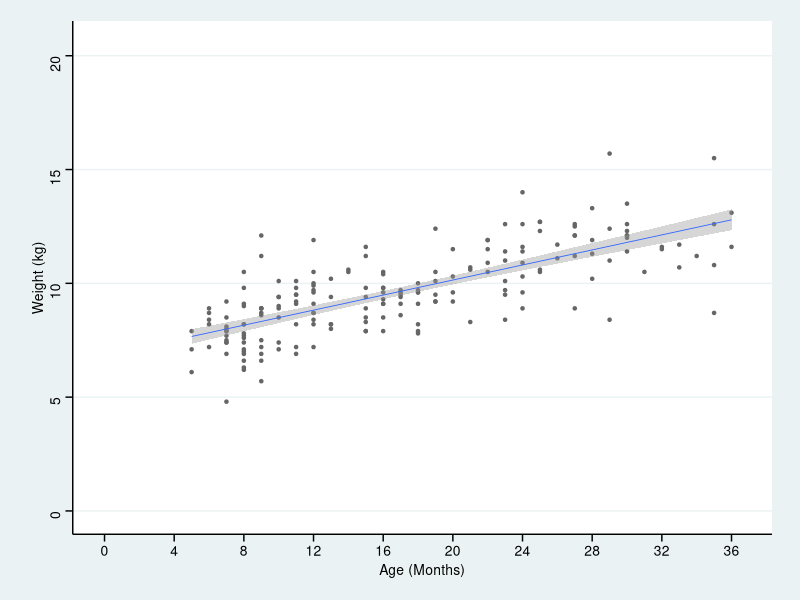
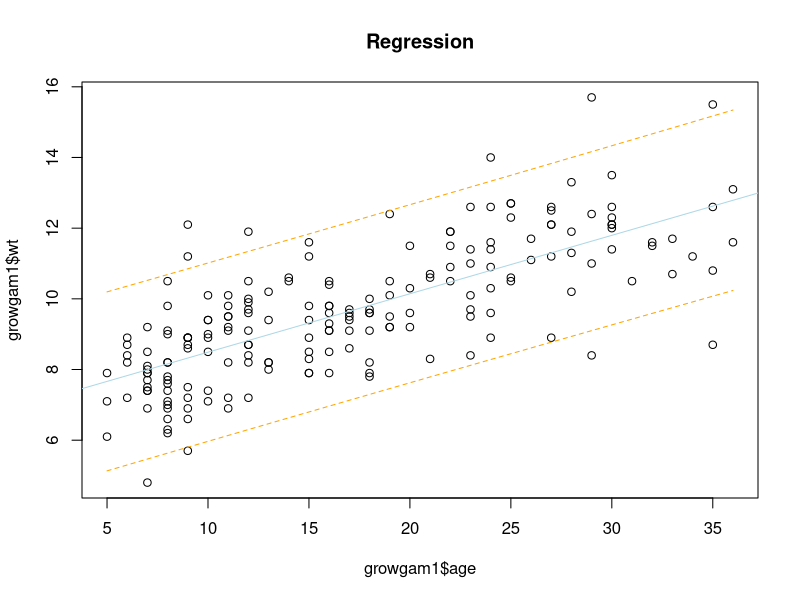

Source code (R) for these figures, in order:




library(haven)
library(ggplot2)
library(ggthemes)
growgam1 <- read_dta("backupfiles/growgam1.dta")

ggplot(growgam1, aes(x=age, y=wt)) + geom_point(shape=20, colour="grey40") +
  stat_smooth(method = lm, size = 0.3) +
  scale_x_continuous(breaks=seq(0, 38, 4),limits = c(0,36.5))+
  scale_y_continuous(breaks = seq(0, 20, 5),limits = c(0,20.5)) +
  theme_stata() +labs(x = "Age (Months)", y = "Weight (kg)") 


Model <- lm(wt~age, data=growgam1)

plot(growgam1$age, growgam1$wt, main="Regression")
abline(Model, col="lightblue")

range(growgam1$age)
newage <- seq(5,36, by=0.05)
  

pred_interval <- predict(Model, newdata=data.frame(age=newage), interval="prediction",
                         level = 0.95)
lines(newage, pred_interval[,2], col="orange", lty=2)
lines(newage, pred_interval[,3], col="orange", lty=2)
